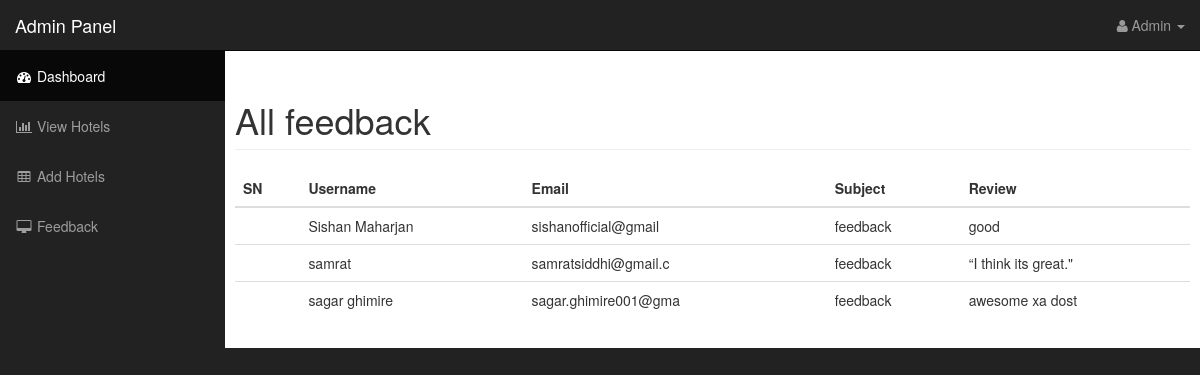
Page /admin/feedback.php (signed in) on the committed database.
### tables this page shows
CREATE TABLE `feedback` (
  `SN` int(11) NOT NULL,
  `Username` varchar(20) NOT NULL,
  `Email` varchar(20) NOT NULL,
  `Subject` varchar(25) NOT NULL,
  `Review` varchar(500) NOT NULL
);

### admin/feedback.php (the view, shortened to what this page needs)
<!DOCTYPE html>
<html lang="en">
<head>
    <link href="css/bootstrap.min.css" rel="stylesheet">
    <link href="css/sb-admin.css" rel="stylesheet">
    <link href="css/plugins/morris.css" rel="stylesheet">
    <link href="font-awesome/css/font-awesome.min.css" rel="stylesheet" type="text/css">
</head>
<body>
    <div id="wrapper">
        <nav class="navbar navbar-inverse navbar-fixed-top" role="navigation">
            <div class="navbar-header">
                <a class="navbar-brand" href="#"> Admin Panel</a>
            </div>
            <ul class="nav navbar-right top-nav">
                <li class="dropdown">
                    <a href="#" class="dropdown-toggle" data-toggle="dropdown"><i class="fa fa-user"></i> Admin <b class="caret"></b></a>
                </li>
            </ul>
            <div class="collapse navbar-collapse navbar-ex1-collapse">
                <ul class="nav navbar-nav side-nav">
                    <li class="active">
                        <a href="index.php"><i class="fa fa-fw fa-dashboard"></i> Dashboard</a>
                    </li>
                    <li>
                        <a href="viewhotel.php"><i class="fa fa-fw fa-bar-chart-o"></i> View Hotels</a>
                    </li>
                    <li>
                        <a href="add_hotel.php"><i class="fa fa-fw fa-table"></i> Add Hotels</a>
                    </li>
                    <li>
                        <a href="feedback.php"><i class="fa fa-fw fa-desktop"></i> Feedback</a>
                    </li>
                </ul>
            </div>
        </nav>
        <div id="page-wrapper">
            <div class="container-fluid">
             <div class="row">
<h1 class="page-header">
   All feedback
</h1>
<table class="table table-hover">
    <thead>
      <tr>
           <th>SN</th>
           <th>Username</th>
           <th>Email</th>
           <th>Subject</th>
           <th>Review</th>
      </tr>
    </thead>
    <tbody>
  <?php
   include "connection.php";
    $sql = "SELECT * FROM feedback";
    $query = mysqli_query($connect,$sql);
    $data = array();
    while($row = mysqli_fetch_array($query))
    {
        array_push($data, $row);
    }
    foreach ($data as $key=>$value){
    ?>
      <tr>
         <td></td>
            <td><?php echo $value['Username']; ?></td>
            <td><?php echo $value['Email']; ?></td>
            <td><?php echo $value['Subject']; ?></td>
            <td><?php echo $value['Review']; ?></td>
        </tr>
      <?php } ?>
  </tbody>
</table>
             </div>
            </div>
        </div>
    </div>
</body>
</html>

### admin/css/sb-admin.css (style rules this page uses)
body { margin-top: 100px; background-color: #222; }
@media (min-width:768px) { body { margin-top: 50px; } }
#wrapper { padding-left: 0; }
#page-wrapper { width: 100%; padding: 0; background-color: #fff; }
@media (min-width:768px) { #wrapper { padding-left: 225px; } }
@media (min-width:768px) { #page-wrapper { padding: 10px; } }
.top-nav { padding: 0 15px; }
.top-nav>li { display: inline-block; float: left; }
.top-nav>li>a { padding-top: 15px; padding-bottom: 15px; line-height: 20px; color: #999; }
@media (min-width:768px) { .side-nav { position: fixed; top: 51px; left: 225px; width: 225px; margin-left: -225px; border: none; border-radius: 0; overflow-y: auto; background-color: #222; } }
@media (min-width:768px) { .side-nav>li>a { width: 225px; } }

### rows in the picture
feedback: Username "Sishan Maharjan", Email "sishanofficial@gmail", Subject "feedback", Review "good"
feedback: Username "samrat", Email "samratsiddhi@gmail.c", Subject "feedback", Review "“I think its great.\""
feedback: Username "sagar ghimire", Email "sagar.ghimire001@gma", Subject "feedback", Review "awesome xa dost"
